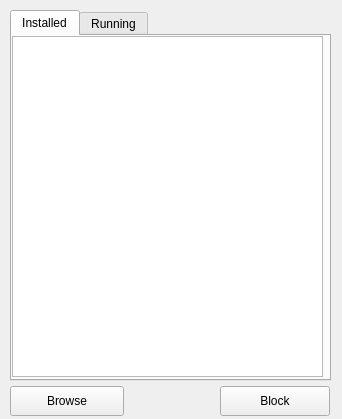
<?xml version="1.0" encoding="UTF-8"?>
<ui version="4.0">
 <class>MainWindow</class>
 <widget class="QMainWindow" name="MainWindow">
  <property name="geometry">
   <rect>
    <x>0</x>
    <y>0</y>
    <width>342</width>
    <height>419</height>
   </rect>
  </property>
  <property name="windowTitle">
   <string>MainWindow</string>
  </property>
  <widget class="QWidget" name="centralWidget">
   <widget class="QTabWidget" name="tabAppList">
    <property name="geometry">
     <rect>
      <x>10</x>
      <y>10</y>
      <width>321</width>
      <height>371</height>
     </rect>
    </property>
    <property name="currentIndex">
     <number>0</number>
    </property>
    <widget class="QWidget" name="tabAppsInstalled">
     <attribute name="title">
      <string>Installed</string>
     </attribute>
     <widget class="QListWidget" name="listAppsInstalled">
      <property name="geometry">
       <rect>
        <x>0</x>
        <y>0</y>
        <width>311</width>
        <height>341</height>
       </rect>
      </property>
     </widget>
    </widget>
    <widget class="QWidget" name="tabAppsRunning">
     <attribute name="title">
      <string>Running</string>
     </attribute>
     <widget class="QListWidget" name="listAppsRunning">
      <property name="geometry">
       <rect>
        <x>0</x>
        <y>0</y>
        <width>311</width>
        <height>341</height>
       </rect>
      </property>
     </widget>
    </widget>
   </widget>
   <widget class="QPushButton" name="btnBrowse">
    <property name="geometry">
     <rect>
      <x>10</x>
      <y>386</y>
      <width>114</width>
      <height>30</height>
     </rect>
    </property>
    <property name="text">
     <string>Browse</string>
    </property>
   </widget>
   <widget class="QPushButton" name="btnBlock">
    <property name="geometry">
     <rect>
      <x>220</x>
      <y>386</y>
      <width>110</width>
      <height>30</height>
     </rect>
    </property>
    <property name="text">
     <string>Block</string>
    </property>
   </widget>
  </widget>
 </widget>
 <layoutdefault spacing="6" margin="11"/>
 <resources/>
 <connections/>
</ui>
